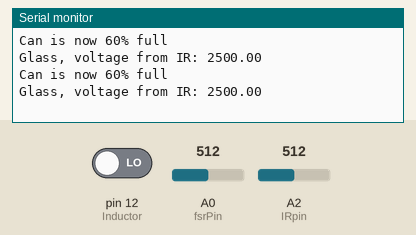
Bench run of a sketch on a simulated Arduino Uno, built with avr-gcc and run on an emulated ATmega328P. On the bench: the last lines printed to the serial monitor. Inputs (shaded band) come from the test bench; at power-on: A0 (fsrPin) = 512, A2 (IRpin) = 512, pin 12 (Inductor) LOW.

Above: at 2.8 s.
2.9 s: A0 (fsrPin) set to 716
At 4.7 s:
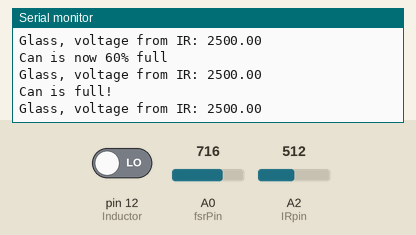
7.5 s: A2 (IRpin) set to 539
At 9.0 s:
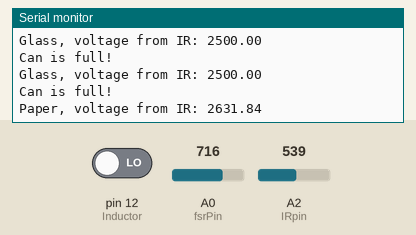
11.5 s: pin 12 (Inductor) driven HIGH
At 13.3 s:
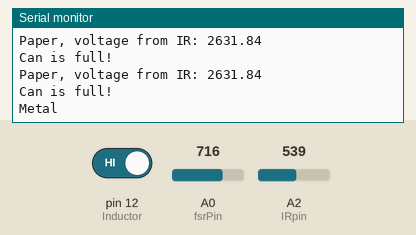
15.5 s: A0 (fsrPin) set to 306
At 16.5 s:
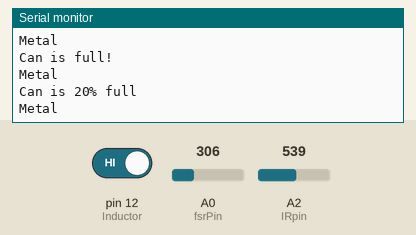

Measured:
- the behaviour switches between 532 and 533 on A2 (IRpin) (found by bisection; images 1 and 2)
- after the input at 2.9 s, the serial monitor: prints a new line after 1.1 s (image 1)
- after the input at 7.5 s, the serial monitor: prints a new line after 0.52 s (image 2)
- after the input at 11.5 s, the serial monitor: prints a new line after 0.52 s (image 3)
- after the input at 15.5 s, the serial monitor: prints a new line after 0.51 s (image 4)

The sketch:

Master_Code.ino
```cpp
//**********************************************************************************

//**********************DIGITAL INPUT PINS******************************************

//**********************************************************************************


int Inductor = 12;


//**********************************************************************************

//***********************ANALOG INPUT PINS******************************************

//**********************************************************************************


int fsrPin = A0;     // the FSR and 10K pulldown are connected to a0

int IRpin = A2;      // the infrared pin 1.


//**********************************************************************************

//************************CREATE VARIABLES******************************************

//**********************************************************************************


int inductiveVal = 0; //The value input by the inductive sensor

int counterPiezo = 0;

int counterLoop = 0;

float IRval = 0;

int piezoVal = 0;

float fsrReading;     // the analog reading from the FSR resistor divider

float fsrVoltage;     // the analog reading converted to voltage

byte fsrState = 0;

long avePaperDensity=700; //we assume that the average density of paper is 7 g/L

long canVolume=8; //our can's volume is 8L

long M=0; //the mass of the paper

long fullness=0; //the effective volume full

long percent=0; //the percent fullness


void setup() {


  // initialize the Inductor as an input.

  pinMode(Inductor, INPUT);


  Serial.begin(9600);


}


void loop() {


  //************************************************************************************************

  //***************************TRASH CAN CODE STARTS HERE*******************************************

  //************************************************************************************************


  fsrReading = analogRead(fsrPin);

  fsrVoltage = fsrReading*5;

  fsrVoltage=fsrVoltage/1024;


  //Calibrated force sensor, increases in 20% increments.


  if( fsrVoltage < 0.7){


      Serial.println("Can is 0% full");

  }

  else if ( fsrVoltage < 1.5){

       Serial.println("Can is 20% full");


   }

  else if ( fsrVoltage < 2.0 ){


      Serial.println("Can is 40% full");


  }

  else if ( fsrVoltage < 2.9){


      Serial.println("Can is now 60% full");

  }

  else if (fsrVoltage < 3.3){

      Serial.println("Can is 80% full");

  }


   else {

      Serial.println("Can is full!");

  }


  //*******************************************************************************************************

  //**************************************INDUCTIVE CODE HERE**********************************************

  //*******************************************************************************************************


  //This is a simple digitial device. A one indicates the presence of a metal object.

  //Otherwise the object may be paper, plastic, or glass.


  inductiveVal = digitalRead(Inductor);


  //*******************************************************************************************************

  //**************************************INFRA RED CODE HERE**********************************************

  //*******************************************************************************************************


 IRval = analogRead(IRpin);

 IRval = IRval*5000.0/1024;


  //*******************************************************************************************************

  //**************************************FINAL DECISION AND PRINTING**************************************

  //*******************************************************************************************************


  //Here we make the decision about what is to be printed.


   if(inductiveVal==HIGH){

     Serial.println("Metal");}


   else if(IRval > 2600){

     Serial.print("Paper,");

     Serial.print(" voltage from IR: ");

     Serial.println(IRval);

 }

   else if(IRval < 1700 && IRval > 200){

     Serial.print("Plastic,");

     Serial.print(" voltage from IR: ");

     Serial.println(IRval);

  }

   else if(IRval >1700 && IRval < 2600){

     Serial.print("Glass,");

     Serial.print(" voltage from IR: ");

     Serial.println(IRval);}

   else

     Serial.println("Nothing is on the sensing platform");


  //Print the decision and percent fullnes for 2 seconds


  delay(2000);


}
```
